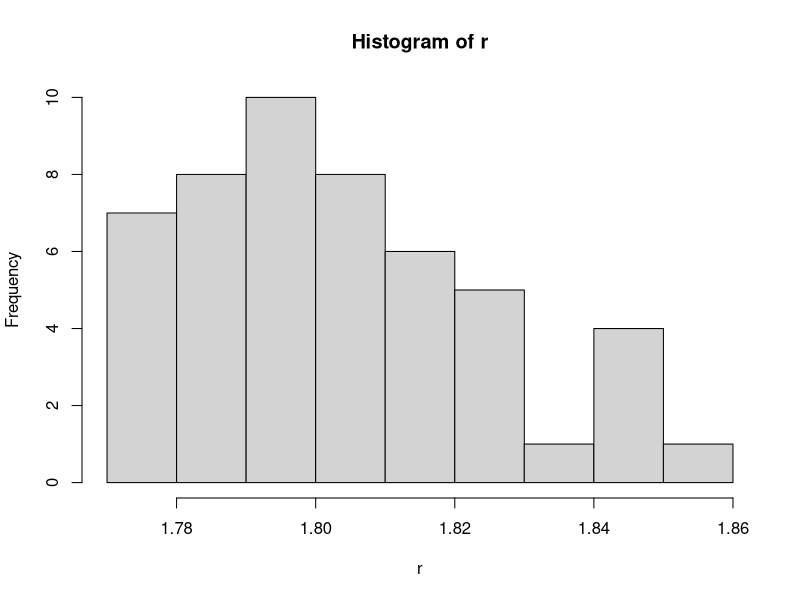
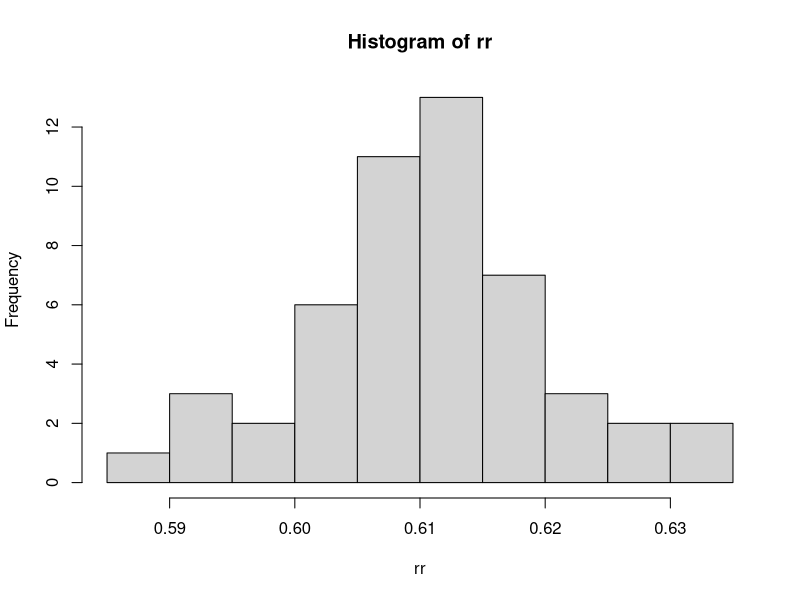

R code for these plots, in order:
#####******** stratified sampling************

#*************************************************************
########################## Function 1 #########################
f <- function(x) x^(-0.5)

set.seed(5)
	n <-900
	a <- 0.01
	b <- 0.5
r1 <- replicate(50, mean(f(runif(n,a,b)))*(b-a))
	n <-100
	a <- 0.5
	b <- 1
r2 <- replicate(50, mean(f(runif(n,a,b)))*(b-a))

#mean estimate on one run
mean_estimate <- (r1+r2)
print (mean_estimate[1])

r <- (r1+r2)
hist(r)

#variance of the evaluated integral on fifty runs
print (var(r1+r2))




#####################################################################
####################### function 2 ##################################

f <- function(x) 1/(1+sinh(2*x)*log(x))
# 100 700 200
set.seed(5)

	n <-100
	a <- 0.8
	b <- 1
r1 <- replicate(50, mean(f(runif(n,a,b)))*(b-a))
	n <-700
	a <- 1
	b <- 2
r2 <- replicate(50, mean(f(runif(n,a,b)))*(b-a))
	n <-200
	a <- 2
	b <- 3
r3 <- replicate(50, mean(f(runif(n,a,b)))*(b-a))

#mean estimate
print (mean(r1)+mean(r2)+mean(r3))

#mean estimate _ 2
print (r1[1]+r2[1]+r3[1])

#variance of the evaluated integral
print (var(r1+r2+r3))

rr <- r1 + r2 + r3
hist(rr)

#####################################################################
####################### function 3 ##################################
f <- function(x,y) exp(-(x^4)-(y^4))
####
n <- 500
a1 <- -pi
b1 <- 0

a2 <- -pi 
b2 <- pi
set.seed(5)
r1 <- replicate(50, (mean(f(runif(n,a1,b1),runif(n,a2,b2))))*(b1-a1)*(b2-a2))

####
n <-500
a1 <- 0
b1 <- pi

a2 <- -pi
b2 <- pi
set.seed(5)
r2 <- replicate(50, (mean(f(runif(n,a1,b1),runif(n,a2,b2))))*(b1-a1)*(b2-a2))

#mean estimate
print (mean(r1)+mean(r2))

#mean estimate _ 3
print (r1[1]+r2[1])

#variance of the evaluated integral
print (var(r1+r2))

##########************************************************###########
##########*********function 4****************************############
set.seed(5)
f <- function(x,y) ((x^2)+(y^2))

	n <- 250
	a1 <- -1
	b1 <- -0.97

	a2 <- -1
	b2 <- 1

r1 <- replicate(50, (mean(f(runif(n,a1,b1),runif(n,a2,b2))))*(b1-a1)*(b2-a2))
	
	n <- 5000
	a1 <- -0.97
	b1 <- 0.97

	a2 <- -1
	b2 <- 1

r2 <- replicate(50, (mean(f(runif(n,a1,b1),runif(n,a2,b2))))*(b1-a1)*(b2-a2))

	n <- 250
	a1 <- 0.97
	b1 <- 1

	a2 <- -1
	b2 <- 1
r3 <- replicate(50, (mean(f(runif(n,a1,b1),runif(n,a2,b2))))*(b1-a1)*(b2-a2))

#mean estimate
print (mean(r1)+mean(r2)+mean(r3))

#mean estimate _ 4
print (r1[1]+r2[1]+r3[1])

#variance of the evaluated integral
print (var(r1+r2+r3))

########************************************************########
#######********************function 5***************************
f <- function(x,y) 20 + x^2 + y^2 - 10*(cos(2*pi*x) + cos(2*pi*y))

set.seed(5)

	n <-200
	a1 <- -5
	b1 <- -3

	a2 <- -5
	b2 <- 5
r1 <- replicate(50, (mean(f(runif(n,a1,b1),runif(n,a2,b2))))*(b2-a2)*(b1-a1))
	
	n <-300
	a1 <- -3
	b1 <- 0

	a2 <- -5
	b2 <- 5
r2 <- replicate(50, (mean(f(runif(n,a1,b1),runif(n,a2,b2))))*(b2-a2)*(b1-a1))


	n <-300
	a1 <- 0
	b1 <- 3

	a2 <- -5
	b2 <-  5
r3 <- replicate(50, (mean(f(runif(n,a1,b1),runif(n,a2,b2))))*(b2-a2)*(b1-a1))

	n <-200
	a1 <- 3
	b1 <- 5

	a2 <- -5
	b2 <-  5
r4 <- replicate(50, (mean(f(runif(n,a1,b1),runif(n,a2,b2))))*(b2-a2)*(b1-a1))


#mean estimate
print (mean(r1)+mean(r2)+mean(r3)+mean(r4))

#variance of the evaluated integral
print (var(r1+r2+r3+r4))


#######****************************************************######
###################****function 6 *********************##########
f <- function(x,y) (x-1)^2 + 100*(y-(x^2))^2

set.seed(5)
	n <- 100
	a1 <- -2
	b1 <- -1.5
	
	a2 <- -2
	b2 <- 2
r1 <- replicate(50, (mean(f(runif(n,a1,b1),runif(n,a2,b2))))*(b1-a1)*(b2-a2))

	n <- 350
	a1 <- -1.5
	b1 <- -0.5

	a2 <- -2
	b2 <- 2
r2 <- replicate(50, (mean(f(runif(n,a1,b1),runif(n,a2,b2))))*(b1-a1)*(b2-a2))
	
	n <- 100
	a1 <- -0.5
	b1 <- 0.5

	a2 <- -2
	b2 <- 2
r3 <- replicate(50, (mean(f(runif(n,a1,b1),runif(n,a2,b2))))*(b1-a1)*(b2-a2))


	n <- 350
	a1 <- 0.5
	b1 <- 1.5
	
	a2 <- -2
	b2 <- 2
r4 <- replicate(50, (mean(f(runif(n,a1,b1),runif(n,a2,b2))))*(b1-a1)*(b2-a2))

	n <- 100
	a1 <- 1.5
	b1 <- 2
	
	a2 <- -2
	b2 <- 2
r5 <- replicate(50, (mean(f(runif(n,a1,b1),runif(n,a2,b2))))*(b1-a1)*(b2-a2))

#mean estimate
print (mean(r1)+mean(r2)+mean(r3)+mean(r4)+mean(r5))

#variance of the evaluated integral
print (var(r1+r2+r3+r4+r5))

rr <- r1 + r2 + r3 + r4 + r5

